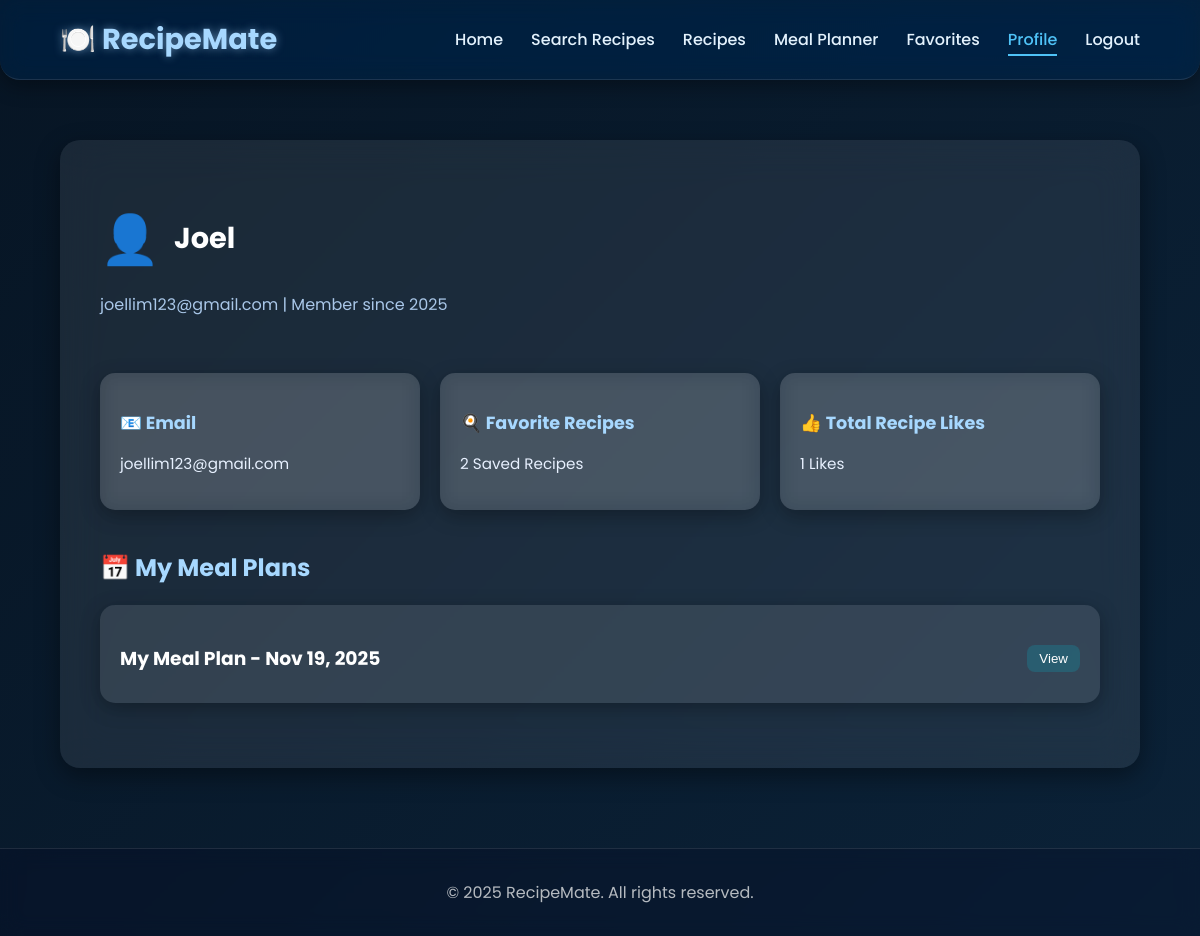
The app's page /profile/profile.php (signed in) with its own data.
### tables this page shows
CREATE TABLE users (
    user_id INT AUTO_INCREMENT PRIMARY KEY,
    userName VARCHAR(100) NOT NULL UNIQUE,
    password VARCHAR(255) NOT NULL,
    email VARCHAR(255) NOT NULL UNIQUE,
    is_admin TINYINT(1) NOT NULL DEFAULT 0,  
    status ENUM('active', 'disabled') NOT NULL DEFAULT 'active',  
    created_at TIMESTAMP DEFAULT CURRENT_TIMESTAMP
);

CREATE TABLE meal_plans (
    meal_plan_id INT AUTO_INCREMENT PRIMARY KEY,
    user_id INT NOT NULL,
    plan_name VARCHAR(100) NOT NULL,
    plan_date DATE NOT NULL,
    meals JSON NOT NULL,
    description TEXT,
    created_at TIMESTAMP DEFAULT CURRENT_TIMESTAMP,
    FOREIGN KEY (user_id) REFERENCES users(user_id) ON DELETE CASCADE
);

### profile/profile.php (the view, shortened to what this page needs)
<?php
require_once __DIR__ . '/../dbConnection.php';
$user_id = $_SESSION['user_id'];
$query = "SELECT userName, email, created_at FROM users WHERE user_id = ?";
$stmt = $conn->prepare($query);
$stmt->bind_param("i", $user_id);
$stmt->execute();
$result = $stmt->get_result();
$user = $result->fetch_assoc();
$favCountQuery = "SELECT COUNT(*) AS favCount FROM favorite_recipes WHERE user_id = ?";
$stmtFav = $conn->prepare($favCountQuery);
$stmtFav->bind_param("i", $user_id);
$stmtFav->execute();
$favResult = $stmtFav->get_result();
$favRow = $favResult->fetch_assoc();
$favCount = $favRow ? $favRow['favCount'] : 0;
$likeQuery = "
    SELECT COUNT(rl.like_id) AS likesCount
    FROM recipe_likes rl
    JOIN recipes r ON rl.recipe_id = r.id
    WHERE r.user_id = ?
";
$stmtLike = $conn->prepare($likeQuery);
$stmtLike->bind_param("i", $user_id);
$stmtLike->execute();
$likeResult = $stmtLike->get_result();
$likeRow = $likeResult->fetch_assoc();
$likesCount = $likeRow ? $likeRow['likesCount'] : 0;
$stmtMeal = $conn->prepare("
    SELECT *
    FROM meal_plans
    WHERE user_id = ?
    ORDER BY created_at DESC
");
$stmtMeal->bind_param("i", $user_id);
$stmtMeal->execute();
$mealPlans = $stmtMeal->get_result()->fetch_all(MYSQLI_ASSOC);
?>
<!DOCTYPE html>
<html lang="en">
<head>
</head>
<body>
<header>
<nav class="navbar">
    <div class="logo">🍽️ RecipeMate</div>
    <ul class="nav-links">
        <li>
            <a href="<?= BASE_URL ?>dashboard.php">
                Home
            </a>
        </li>
        <li>
            <a href="<?= BASE_URL ?>recipes/search_recipe.php">
                Search Recipes
            </a>
        </li>
        <li>
            <a href="<?= BASE_URL ?>recipes/recipe_index.php">
                Recipes
            </a>
        </li>
        <li>
            <a href="<?= BASE_URL ?>planner/meal_planner.php">
                Meal Planner
            </a>
        </li>
        <li>
            <a href="<?= BASE_URL ?>favorites/favorites.php">
                Favorites
            </a>
        </li>
        <li>
            <a href="<?= BASE_URL ?>profile/profile.php" class="active">
                Profile
            </a>
        </li>
        <li>
            <a href="<?= BASE_URL ?>index.php">
                Logout
            </a>
        </li>
    </ul>
</nav>
</header>
<div class="profile-container">
    <div class="profile-header">
        <div class="user-info">
            <h2 id="userName">
                <span class="user-icon">👤</span>
                <?= htmlspecialchars($user['userName']); ?>
            </h2>
            <p id="userEmail">
                <?= htmlspecialchars($user['email']); ?>
                |
                Member since
                <?= date("Y", strtotime($user['created_at'])); ?>
            </p>
        </div>
    </div>
    <div class="profile-details">
        <div class="detail-card">
            <h3>📧 Email</h3>
            <p id="emailField">
                <?= htmlspecialchars($user['email']); ?>
            </p>
        </div>
        <div class="detail-card">
            <h3>🍳 Favorite Recipes</h3>
            <p>
                <?= $favCount ?: '0'; ?> Saved Recipes
            </p>
        </div>
        <div class="detail-card">
            <h3>👍 Total Recipe Likes</h3>
            <p>
                <?= $likesCount ?: '0'; ?> Likes
            </p>
        </div>
    </div>
    <div class="profile-section" style="margin-top:40px;">
        <h2 style="color:#a7d8ff;margin-bottom:20px;">
            📅 My Meal Plans
        </h2>
        <?php if (!empty($mealPlans)): ?>
            <?php foreach ($mealPlans as $planIndex => $plan): ?>
                <div class="meal-plan-card">
                    <h3>
                        <?= htmlspecialchars($plan['plan_name']); ?>
                        -
                        <?= date(
                            "M d, Y",
                            strtotime($plan['created_at'])
                        ); ?>
                        <button
                            class="view-btn"
                            data-target="plan-<?= $planIndex ?>"
                        >
                            View
                        </button>
                    </h3>
                </div>
            <?php endforeach; ?>
        <?php else: ?>
            <p style="color:#cdeaff;margin-top:20px;">
                You have no saved meal plans yet.
            </p>
        <?php endif; ?>
    </div>
</div>
<footer>
    <p>
        © 2025 RecipeMate. All rights reserved.
    </p>
</footer>
</body>
</html>

### profile/profile.php (style rules this page uses)
body { margin:0; font-family:'Poppins',sans-serif; background:linear-gradient(135deg,#071524,#0b2238); color:#fff; overflow-x:hidden; }
header { background:transparent; }
.navbar { display:flex; justify-content:space-between; align-items:center; padding:18px 60px; background:rgba(0,40,80,0.4); backdrop-filter:blur(12px) saturate(150%); border-bottom:1px solid rgba(255,255,255,0.1); border-radius:0 0 20px 20px; box-shadow:0 6px 20px rgba(0,0,0,0.35); position:sticky; top:0; z-index:1000; transition:all 0.4s ease; }
.logo { font-size:1.8rem; font-weight:700; color:#a7d8ff; text-shadow:0 0 8px rgba(167,216,255,0.5); display:flex; align-items:center; gap:8px; }
.nav-links { list-style:none; display:flex; gap:28px; margin:0; padding:0; }
.nav-links a { color:#e3f2fd; text-decoration:none; font-weight:500; transition:all 0.3s ease; position:relative; }
.nav-links a:hover, .nav-links a.active { color:#4fc3f7; }
.nav-links a::after { content:''; position:absolute; bottom:-5px; left:0; width:0; height:2px; background:#4fc3f7; transition:width 0.3s ease; }
.nav-links a:hover::after, .nav-links a.active::after { width:100%; }
.profile-container { max-width:1000px; margin:60px auto; padding:40px; background:rgba(255,255,255,0.08); border-radius:20px; backdrop-filter:blur(20px); box-shadow:0 8px 25px rgba(0,0,0,0.4); }
.profile-header { display:flex; align-items:center; gap:30px; margin-bottom:40px; flex-wrap:wrap; }
.user-icon { font-size:3.0rem; vertical-align:middle; margin-right:8px; }
.user-info h2 { font-size:1.8rem; color:#ffffff; margin-bottom:6px; }
.user-info p { color:#a9c7e8; font-size:1rem; }
.profile-details { display:grid; grid-template-columns:repeat(auto-fit,minmax(260px,1fr)); gap:20px; margin-bottom:30px; }
.detail-card { background:rgba(255,255,255,0.12); border-radius:15px; padding:20px; backdrop-filter:blur(10px); box-shadow:0 6px 20px rgba(0,0,0,0.3); transition:transform 0.3s; }
.detail-card h3 { color:#a7d8ff; margin-bottom:10px; font-size:1.1rem; }
.detail-card p { color:#e8f1ff; font-size:0.95rem; }
.meal-plan-card { background:rgba(255,255,255,0.1); padding:20px; border-radius:15px; margin-bottom:25px; box-shadow:0 5px 20px rgba(0,0,0,0.3); }
.meal-plan-card h3 { margin-bottom:10px; display:flex; justify-content:space-between; align-items:center; }
.view-btn { background:rgba(0,188,212,0.2); color:#fff; border:none; border-radius:8px; padding:6px 12px; cursor:pointer; font-weight:500; transition:0.3s; }
footer { text-align:center; padding:15px; color:rgba(255,255,255,0.7); border-top:1px solid rgba(255,255,255,0.1); backdrop-filter:blur(10px); background:rgba(0,0,30,0.2); margin-top:80px; }

### records on screen
users: userName "Joel", email "joellim123@gmail.com", created_at "2025"
meal_plans: plan_name "My Meal Plan", created_at "Nov 19, 2025"

### other values on screen
$favCount ?: '0' "2"
$likesCount ?: '0' "1"
